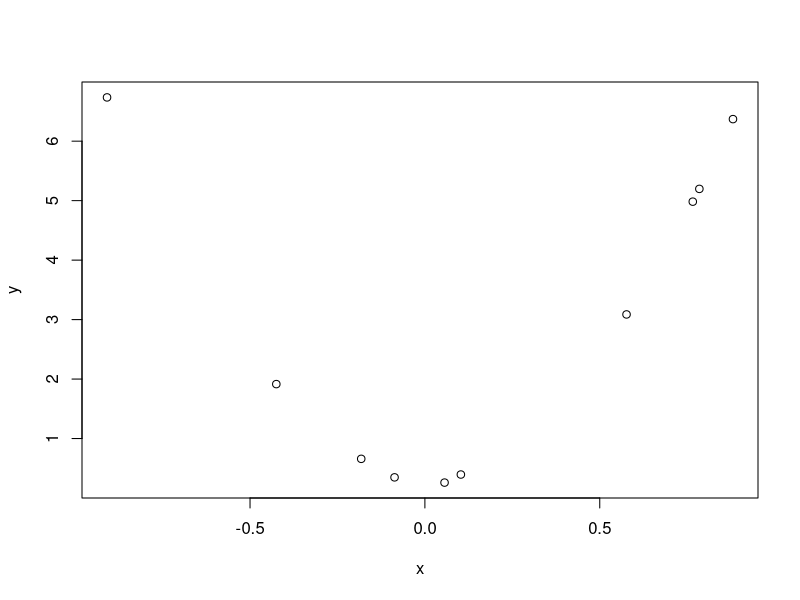

Reproduce this figure in R. (Note: this script raises an error after producing the figure.)
# Limpar o ambiente

rm(list = ls())

set.seed(123)

#Criar conjunto de dados

n = 10
min = 1
max = -1

x = runif(n, max, min)
y = 7*(x^2) + sqrt(abs(x))

plot(x,y)

### Modelo de previsao Linear sem intercepto (1)
### Modelo de previsao Linear com intercepto (2)

regresor1 = x

regressor2 = cbind(1 ,x)

# (X'X)^(-1) X'y
beta1 = solve(t(regressor1)%*%regressor1) %*% (t(regressor1) %*% y)

# beta = b0*1 * b1*X1
beta2 = solve(t(regressor2)%*%regressor2) %*% (t(regressor2) %*% y)

# Y = b1 X1
previsor1 = betas1 * regressor1

previsor2 = beta2[1]*regressor2[,1] + beta2[2]*regressor2[,2]

points(x, previsor1, pch="1", col=2)
points(x, previsor2, pch="2", col=3)

#Erro absoluto medio = MAE
residuo1 = y - previsor1
mae1 = mean(abs(residuo1))
cat("MAE1=", mae1, "\n")

residuo2 = y - previsor2
mae2 = mean(abs(residuo2))
cat("MAE2=", mae2, "\n")

boxplot(cbind(residuo1, residuo2), col="steelblue")


########################
# Modelo de previsao Linear com intercepto e mais complexo
########################

regressor3 = cbind(1 ,x, x^2, x^2/100, x^2*100, sqrt(abs(x)))
#Correlacao
cor(regressor3)

#Conjunto de nao-colineares
regressor3 = regressor3[, c(1, 2, 3, 6)]

matplot(regressor3)

cor(regressor3)

beta3 = solve(t(regressor3)%*%regressor3) %*% (t(regressor3) %*% y)

previsor3 = beta3[,1] %*% t(regressor3)

points(x, previsor3, pch="3", col=4)

residuo3 = y - previsor3
mae3 = mean(abs(residuo3))
cat("MAE3=", mae3, "\n")

residuo3 = residuo3[1,]
print(summary(residuo3))

boxplot(cbind(residuo1, residuo2, residuo3), col="steelblue")

##################################

regressor4 = cbind(1 ,x, x^2, x^2/100, x^2*100, sqrt(abs(x)))
#Correlacao
cor(regressor4)

#Conjunto de nao-colineares
regressor4 = regressor4[, c(1, 2, 3, 6)]

matplot(regressor4)

cor(regressor4)

beta4 = solve(t(regressor4)%*%regressor4) %*% (t(regressor4) %*% y)

previsor4 = beta4[,1] %*% t(regressor4)

points(x, previsor4, pch="4", col=5)

residuo4 = y - previsor4
mae4 = mean(abs(residuo4))
cat("MAE4=", mae4, "\n")

residuo4 = residuo4[1,]
print(summary(residuo4))

boxplot(cbind(residuo1, residuo2, residuo3, residuo4), col="steelblue")

#Usando comandos do R

#Sem intercepto
modelo1 = lm(y ~ 0 + x)
print(summary(modelo1))

#Com intercepto
modelo2 = lm(y ~ x)
print(summary(modelo2))

modelo3 = lm(y ~ x + I(x^2) + I(x^3*3))
print(summary(modelo3))

modelo4 = lm(y ~ x + I(x^2) + I(sqrt(abs(x))))
print(summary(modelo4))